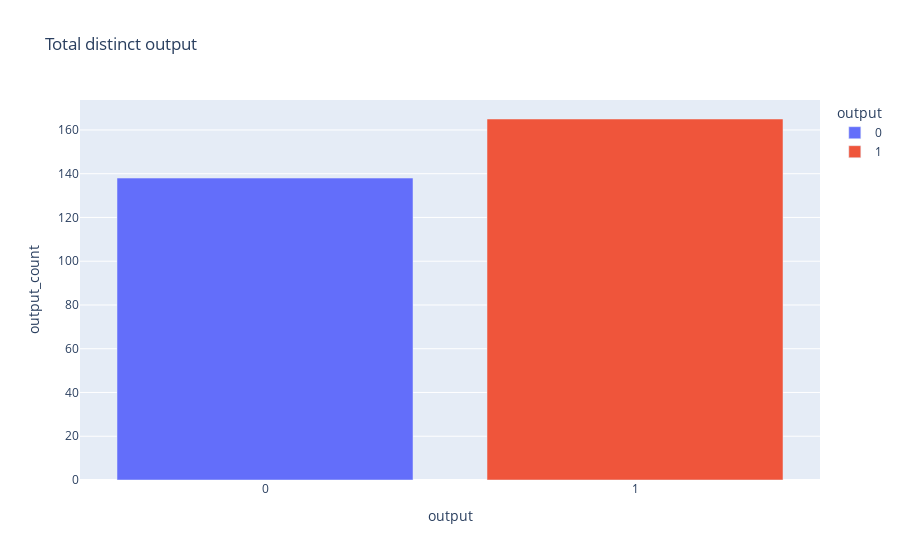

The code cell stored with this chart in its notebook:
### Code cell
fig = px.bar(output_count, x='output', y='output_count', color = 'output', title='Total distinct output')
fig.show()

### Figure 1 — Plotly figure (JSON) as saved in the notebook; plotly's stock layout.template omitted (floating-point values rounded to 4 significant figures)
{"data": [{"alignmentgroup": "True", "hovertemplate": "output=%{x}<br>output_count=%{y}<extra></extra>", "legendgroup": "0", "marker": {"color": "#636efa", "pattern": {"shape": ""}}, "name": "0", "offsetgroup": "0", "orientation": "v", "showlegend": true, "textposition": "auto", "type": "bar", "x": ["0"], "xaxis": "x", "y": [138], "yaxis": "y"}, {"alignmentgroup": "True", "hovertemplate": "output=%{x}<br>output_count=%{y}<extra></extra>", "legendgroup": "1", "marker": {"color": "#EF553B", "pattern": {"shape": ""}}, "name": "1", "offsetgroup": "1", "orientation": "v", "showlegend": true, "textposition": "auto", "type": "bar", "x": ["1"], "xaxis": "x", "y": [165], "yaxis": "y"}], "layout": {"barmode": "relative", "legend": {"title": {"text": "output"}, "tracegroupgap": 0}, "title": {"text": "Total distinct output"}, "xaxis": {"anchor": "y", "categoryarray": ["0", "1"], "categoryorder": "array", "domain": [0, 1], "title": {"text": "output"}}, "yaxis": {"anchor": "x", "domain": [0, 1], "title": {"text": "output_count"}}}}
